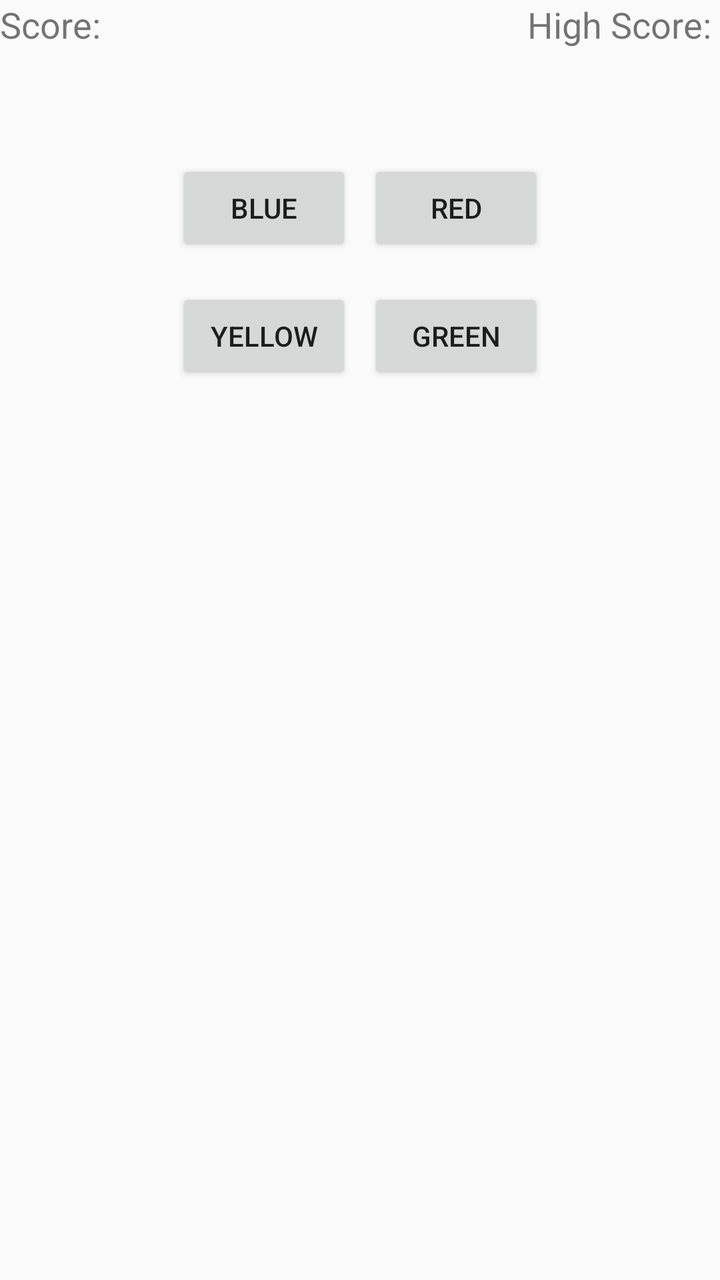
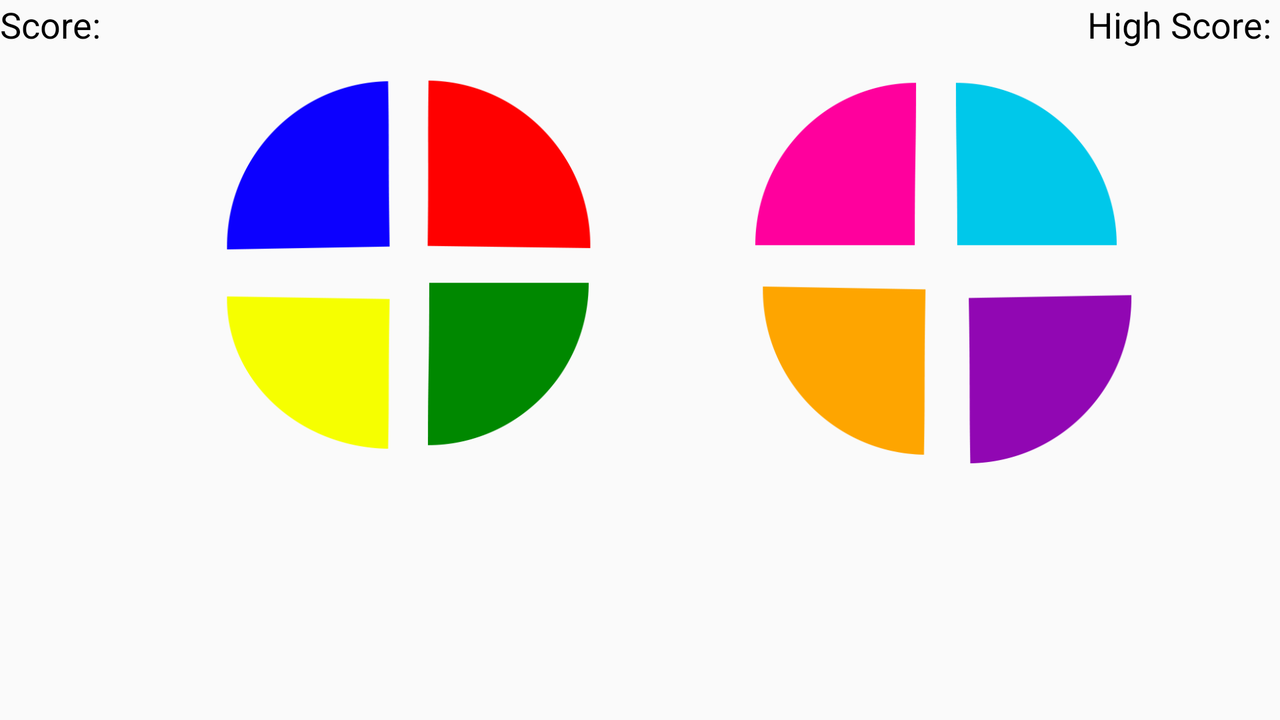

The same Android screen from two of the app's own layout files: first res/layout/ as a phone draws it, then the author's variant for another configuration, drawn on a device whose configuration selects that folder. Both files follow.
<!-- AndroidManifest.xml: application theme AppTheme -->
<!-- res/layout/fragment_game.xml -->
<?xml version="1.0" encoding="utf-8"?>
<android.support.constraint.ConstraintLayout xmlns:android="http://schemas.android.com/apk/res/android"
    xmlns:app="http://schemas.android.com/apk/res-auto"
    xmlns:tools="http://schemas.android.com/tools"
    android:layout_width="match_parent"
    android:layout_height="match_parent"
    tools:context=".MemoryActivity">

    <Button
        android:id="@+id/blue_button"
        android:layout_width="wrap_content"
        android:layout_height="wrap_content"
        android:layout_marginStart="88dp"
        android:layout_marginTop="80dp"
        android:text="Blue"
        app:layout_constraintStart_toStartOf="parent"
        app:layout_constraintTop_toTopOf="parent" />

    <Button
        android:id="@+id/red_button"
        android:layout_width="wrap_content"
        android:layout_height="wrap_content"
        android:layout_marginEnd="88dp"
        android:layout_marginTop="80dp"
        android:text="Red"
        app:layout_constraintEnd_toEndOf="parent"
        app:layout_constraintTop_toTopOf="parent" />

    <Button
        android:id="@+id/yellow_button"
        android:layout_width="wrap_content"
        android:layout_height="wrap_content"
        android:layout_marginStart="88dp"
        android:layout_marginTop="16dp"
        android:text="Yellow"
        app:layout_constraintStart_toStartOf="parent"
        app:layout_constraintTop_toBottomOf="@+id/blue_button" />

    <Button
        android:id="@+id/green_button"
        android:layout_width="wrap_content"
        android:layout_height="wrap_content"
        android:layout_marginEnd="88dp"
        android:layout_marginTop="16dp"
        android:text="Green"
        app:layout_constraintEnd_toEndOf="parent"
        app:layout_constraintTop_toBottomOf="@+id/red_button" />

    <Button
        android:id="@+id/start_button"
        android:layout_width="0dp"
        android:layout_height="wrap_content"
        android:text="Play Again"
        android:visibility="invisible"
        app:layout_constraintBottom_toBottomOf="parent"
        app:layout_constraintEnd_toEndOf="parent"
        app:layout_constraintStart_toStartOf="parent" />

    <TextView
        android:id="@+id/score"
        android:layout_width="wrap_content"
        android:layout_height="wrap_content"
        android:textSize="18sp"
        app:layout_constraintStart_toEndOf="@+id/score_text"
        app:layout_constraintTop_toTopOf="parent" />

    <TextView
        android:id="@+id/score_text"
        android:layout_width="wrap_content"
        android:layout_height="wrap_content"
        android:text="Score: "
        android:textSize="18sp"
        app:layout_constraintStart_toStartOf="parent"
        app:layout_constraintTop_toTopOf="parent" />

    <TextView
        android:id="@+id/message"
        android:layout_width="0dp"
        android:layout_height="wrap_content"
        android:layout_marginBottom="64dp"
        android:textAlignment="center"
        android:textSize="24sp"
        app:layout_constraintBottom_toTopOf="@+id/start_button"
        app:layout_constraintEnd_toEndOf="parent"
        app:layout_constraintStart_toStartOf="parent" />

    <TextView
        android:id="@+id/highscore"
        android:layout_width="wrap_content"
        android:layout_height="wrap_content"
        android:textSize="18sp"
        app:layout_constraintEnd_toEndOf="parent"
        app:layout_constraintTop_toTopOf="parent" />

    <TextView
        android:id="@+id/highscore_text"
        android:layout_width="wrap_content"
        android:layout_height="wrap_content"
        android:text="High Score: "
        android:textSize="18sp"
        app:layout_constraintEnd_toStartOf="@+id/highscore"
        app:layout_constraintTop_toTopOf="parent" />

</android.support.constraint.ConstraintLayout>
<!-- resources referenced by this layout -->
<resources>
  <style name="AppTheme" parent="Theme.AppCompat.Light.DarkActionBar">
          
          <item name="colorPrimary">@color/blue</item>
          <item name="colorPrimaryDark">@color/navyblue</item>
          <item name="colorAccent">@color/colorAccent</item>
      </style>
  <color name="blue">#000791</color>
  <color name="colorAccent">#FF4081</color>
</resources>
<!-- res/layout-land/fragment_game.xml (the author's variant of the layout above) -->
<!-- drawn on the phone turned sideways -->
<?xml version="1.0" encoding="utf-8"?>
<LinearLayout xmlns:android="http://schemas.android.com/apk/res/android"
    xmlns:app="http://schemas.android.com/apk/res-auto"
    xmlns:tools="http://schemas.android.com/tools"
    android:layout_width="match_parent"
    android:layout_height="match_parent"
    android:orientation="vertical"
    android:background="@color/offwhite"
    tools:context=".MemoryActivity">

    <android.support.constraint.ConstraintLayout
        android:layout_width="match_parent"
        android:layout_height="0dp"
        android:layout_weight="4" >

        <TextView
            android:id="@+id/score"
            android:layout_width="wrap_content"
            android:layout_height="wrap_content"
            android:textColor="@color/black"
            android:textSize="18sp"
            app:layout_constraintStart_toEndOf="@+id/score_text"
            app:layout_constraintTop_toTopOf="parent" />

        <TextView
            android:id="@+id/score_text"
            android:layout_width="wrap_content"
            android:layout_height="wrap_content"
            android:text="@string/current_score"
            android:textColor="@color/black"
            android:textSize="18sp"
            app:layout_constraintStart_toStartOf="parent"
            app:layout_constraintTop_toTopOf="parent" />


        <TextView
            android:id="@+id/highscore"
            android:layout_width="wrap_content"
            android:layout_height="wrap_content"
            android:textColor="@color/black"
            android:textSize="18sp"
            app:layout_constraintEnd_toEndOf="parent"
            app:layout_constraintTop_toTopOf="parent" />

        <TextView
            android:id="@+id/highscore_text"
            android:layout_width="wrap_content"
            android:layout_height="wrap_content"
            android:textColor="@color/black"
            android:text="@string/high_score"
            android:textSize="18sp"
            app:layout_constraintEnd_toStartOf="@+id/highscore"
            app:layout_constraintTop_toTopOf="parent" />

        <ImageButton
            android:id="@+id/blue_button"
            android:layout_width="100dp"
            android:layout_height="100dp"
            android:layout_marginStart="104dp"
            android:layout_marginTop="32dp"
            android:adjustViewBounds="true"
            android:background="@drawable/blue_tl"
            android:contentDescription="blue button"
            android:cropToPadding="false"
            android:elevation="0dp"
            android:padding="0dp"
            android:scaleType="fitXY"
            android:stateListAnimator="@null"
            app:layout_constraintStart_toStartOf="parent"
            app:layout_constraintTop_toTopOf="parent" />

        <ImageButton
            android:id="@+id/red_button"
            android:layout_width="100dp"
            android:layout_height="100dp"
            android:layout_marginTop="32dp"
            android:adjustViewBounds="true"
            android:background="@drawable/red_tr"
            android:contentDescription="red button"
            android:cropToPadding="false"
            android:elevation="0dp"
            android:padding="0dp"
            android:scaleType="fitXY"
            android:stateListAnimator="@null"
            app:layout_constraintStart_toEndOf="@+id/blue_button"
            app:layout_constraintTop_toTopOf="parent" />

        <ImageButton
            android:id="@+id/yellow_button"
            android:layout_width="100dp"
            android:layout_height="100dp"
            android:layout_marginStart="104dp"
            android:adjustViewBounds="true"
            android:background="@drawable/yellow_bl"
            android:contentDescription="yellow button"
            android:cropToPadding="false"
            android:elevation="0dp"
            android:padding="0dp"
            android:scaleType="fitXY"
            android:stateListAnimator="@null"
            app:layout_constraintStart_toStartOf="parent"
            app:layout_constraintTop_toBottomOf="@+id/blue_button" />

        <ImageButton
            android:id="@+id/green_button"
            android:layout_width="100dp"
            android:layout_height="100dp"
            android:adjustViewBounds="true"
            android:background="@drawable/green_br"
            android:contentDescription="green button"
            android:cropToPadding="false"
            android:elevation="0dp"
            android:padding="0dp"
            android:scaleType="fitXY"
            android:stateListAnimator="@null"
            app:layout_constraintStart_toEndOf="@+id/yellow_button"
            app:layout_constraintTop_toBottomOf="@+id/red_button" />


        <ImageButton
            android:id="@+id/pink_button"
            android:layout_width="100dp"
            android:layout_height="100dp"
            android:layout_marginStart="64dp"
            android:layout_marginTop="32dp"
            android:adjustViewBounds="true"
            android:background="@drawable/pink_tl"
            android:contentDescription="pink button"
            android:cropToPadding="false"
            android:elevation="0dp"
            android:padding="0dp"
            android:scaleType="fitXY"
            android:stateListAnimator="@null"
            app:layout_constraintStart_toEndOf="@+id/red_button"
            app:layout_constraintTop_toTopOf="parent" />

        <ImageButton
            android:id="@+id/lightblue_button"
            android:layout_width="100dp"
            android:layout_height="100dp"
            android:layout_marginTop="32dp"
            android:adjustViewBounds="true"
            android:background="@drawable/lightblue_tr"
            android:contentDescription="light blue button"
            android:cropToPadding="false"
            android:elevation="0dp"
            android:padding="0dp"
            android:scaleType="fitXY"
            android:stateListAnimator="@null"
            app:layout_constraintStart_toEndOf="@+id/pink_button"
            app:layout_constraintTop_toTopOf="parent" />

        <ImageButton
            android:id="@+id/orange_button"
            android:layout_width="100dp"
            android:layout_height="100dp"
            android:layout_marginStart="64dp"
            android:adjustViewBounds="true"
            android:background="@drawable/orange_bl"
            android:contentDescription="orange button"
            android:cropToPadding="false"
            android:elevation="0dp"
            android:padding="0dp"
            android:scaleType="fitXY"
            android:stateListAnimator="@null"
            app:layout_constraintStart_toEndOf="@+id/green_button"
            app:layout_constraintTop_toBottomOf="@+id/pink_button" />

        <ImageButton
            android:id="@+id/purple_button"
            android:layout_width="100dp"
            android:layout_height="100dp"
            android:adjustViewBounds="true"
            android:background="@drawable/purple_br"
            android:contentDescription="purple button"
            android:cropToPadding="false"
            android:elevation="0dp"
            android:padding="0dp"
            android:scaleType="fitXY"
            android:stateListAnimator="@null"
            app:layout_constraintStart_toEndOf="@+id/orange_button"
            app:layout_constraintTop_toBottomOf="@+id/lightblue_button" />

    </android.support.constraint.ConstraintLayout>


    <android.support.constraint.ConstraintLayout
        android:layout_width="match_parent"
        android:layout_height="0dp"
        android:layout_weight="2" >

        <Button
            android:id="@+id/start_button"
            android:layout_width="0dp"
            android:layout_height="wrap_content"
            android:text="@string/play_again"
            android:visibility="invisible"
            app:layout_constraintBottom_toBottomOf="parent"
            app:layout_constraintEnd_toEndOf="parent"
            app:layout_constraintStart_toStartOf="parent" />

        <TextView
            android:id="@+id/message"
            android:layout_width="0dp"
            android:layout_height="wrap_content"
            android:layout_marginBottom="8dp"
            android:textAlignment="center"
            android:textSize="24sp"
            app:layout_constraintBottom_toTopOf="@+id/start_button"
            app:layout_constraintEnd_toEndOf="parent"
            app:layout_constraintStart_toStartOf="parent" />

    </android.support.constraint.ConstraintLayout>


</LinearLayout>
<!-- resources referenced by the variant -->
<!-- as the phone turned sideways resolves them -->
<resources>
  <!-- drawable blue_tl: png bitmap (drawable, 5415 bytes) -->
  <!-- drawable green_br: png bitmap (drawable, 5476 bytes) -->
  <!-- drawable lightblue_tr: png bitmap (drawable, 5378 bytes) -->
  <!-- drawable orange_bl: png bitmap (drawable, 5621 bytes) -->
  <!-- drawable pink_tl: png bitmap (drawable, 5618 bytes) -->
  <!-- drawable purple_br: png bitmap (drawable, 5653 bytes) -->
  <!-- drawable red_tr: png bitmap (drawable, 5429 bytes) -->
  <!-- drawable yellow_bl: png bitmap (drawable, 5400 bytes) -->
  <string name="current_score">Score: </string>
  <string name="high_score">High Score: </string>
  <string name="play_again">"Play again"</string>
  <style name="AppTheme" parent="Theme.AppCompat.Light.DarkActionBar">
          
          <item name="colorPrimary">@color/blue</item>
          <item name="colorPrimaryDark">@color/navyblue</item>
          <item name="colorAccent">@color/colorAccent</item>
      </style>
  <color name="blue">#000791</color>
  <color name="colorAccent">#FF4081</color>
</resources>
